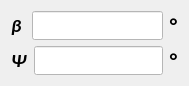
           <widget class="QWidget" name="layoutWidget">
            <property name="geometry">
             <rect>
              <x>400</x>
              <y>160</y>
              <width>189</width>
              <height>64</height>
             </rect>
            </property>
            <layout class="QVBoxLayout" name="verticalLayout_26">
             <item>
              <layout class="QHBoxLayout" name="horizontalLayout_12">
               <item>
                <widget class="QLabel" name="label_79">
                 <property name="font">
                  <font>
                   <family>Calibri</family>
                   <pointsize>12</pointsize>
                   <weight>75</weight>
                   <italic>true</italic>
                   <bold>true</bold>
                  </font>
                 </property>
                 <property name="text">
                  <string>&lt;html&gt;&lt;head/&gt;&lt;body&gt;&lt;p&gt;&lt;span style=&quot; font-size:14pt;&quot;&gt; β &lt;/span&gt;&lt;/p&gt;&lt;/body&gt;&lt;/html&gt;</string>
                 </property>
                </widget>
               </item>
               <item>
                <widget class="QLineEdit" name="beta_1">
                 <property name="enabled">
                  <bool>false</bool>
                 </property>
                 <property name="font">
                  <font>
                   <family>Calibri</family>
                   <pointsize>12</pointsize>
                   <weight>50</weight>
                   <italic>false</italic>
                   <bold>false</bold>
                  </font>
                 </property>
                 <property name="styleSheet">
                  <string notr="true">background-color: rgb(255, 255, 255);
font: 12pt &quot;Calibri&quot;;</string>
                 </property>
                </widget>
               </item>
               <item>
                <widget class="QLabel" name="label_112">
                 <property name="font">
                  <font>
                   <family>Calibri</family>
                   <pointsize>12</pointsize>
                   <weight>75</weight>
                   <italic>true</italic>
                   <bold>true</bold>
                  </font>
                 </property>
                 <property name="text">
                  <string>&lt;html&gt;&lt;head/&gt;&lt;body&gt;&lt;p&gt;&lt;span style=&quot; font-size:16pt;&quot;&gt;°&lt;/span&gt;&lt;/p&gt;&lt;/body&gt;&lt;/html&gt;</string>
                 </property>
                </widget>
               </item>
              </layout>
             </item>
             <item>
              <layout class="QHBoxLayout" name="horizontalLayout_13">
               <item>
                <widget class="QLabel" name="label_78">
                 <property name="font">
                  <font>
                   <family>Calibri</family>
                   <pointsize>12</pointsize>
                   <weight>75</weight>
                   <italic>true</italic>
                   <bold>true</bold>
                  </font>
                 </property>
                 <property name="text">
                  <string>&lt;html&gt;&lt;head/&gt;&lt;body&gt;&lt;p&gt;&lt;span style=&quot; font-size:14pt;&quot;&gt;Ψ&lt;/span&gt;&lt;/p&gt;&lt;/body&gt;&lt;/html&gt;</string>
                 </property>
                </widget>
               </item>
               <item>
                <widget class="QLineEdit" name="psi_1">
                 <property name="enabled">
                  <bool>false</bool>
                 </property>
                 <property name="font">
                  <font>
                   <family>Calibri</family>
                   <pointsize>12</pointsize>
                   <weight>50</weight>
                   <italic>false</italic>
                   <bold>false</bold>
                  </font>
                 </property>
                 <property name="styleSheet">
                  <string notr="true">background-color: rgb(255, 255, 255);
font: 12pt &quot;Calibri&quot;;</string>
                 </property>
                </widget>
               </item>
               <item>
                <widget class="QLabel" name="label_113">
                 <property name="font">
                  <font>
                   <family>Calibri</family>
                   <pointsize>12</pointsize>
                   <weight>75</weight>
                   <italic>true</italic>
                   <bold>true</bold>
                  </font>
                 </property>
                 <property name="text">
                  <string>&lt;html&gt;&lt;head/&gt;&lt;body&gt;&lt;p&gt;&lt;span style=&quot; font-size:16pt;&quot;&gt;°&lt;/span&gt;&lt;/p&gt;&lt;/body&gt;&lt;/html&gt;</string>
                 </property>
                </widget>
               </item>
              </layout>
             </item>
            </layout>
           </widget>
